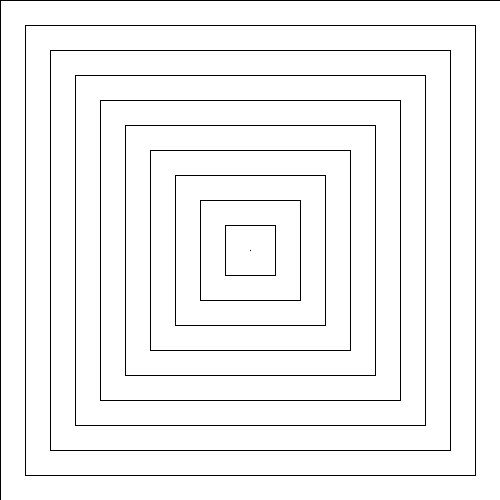
Frame 1 (no input)
Frame 60 (the mouse pressed at the canvas centre just before this capture): identical to frame 1, image omitted
Frame 120 (the mouse held since frame 60 and released just before this capture): identical to frame 1, image omitted

The Processing sketch that drew this single still picture (run headless with seeded random() and noise(); from frame 60 on, the mouse is pressed at the canvas centre):

// Processing sketch: demo3_for_loops_again
// ── demo3_for_loops_again.pde
/*
draw a series of rectangles nested within each other
 */



void setup() {
  size(500, 500);
  rectMode(CENTER);
}


void draw() {
  background(255);
  for (int i= width; i>=0; i-=50) {
    rect(width/2, height/2, i, i);
  }
}
